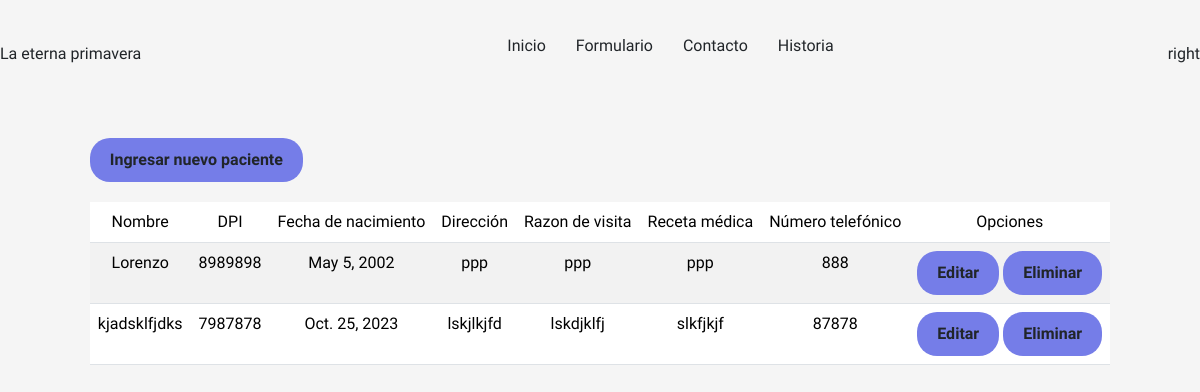
Page /paciente on the earlier database version.
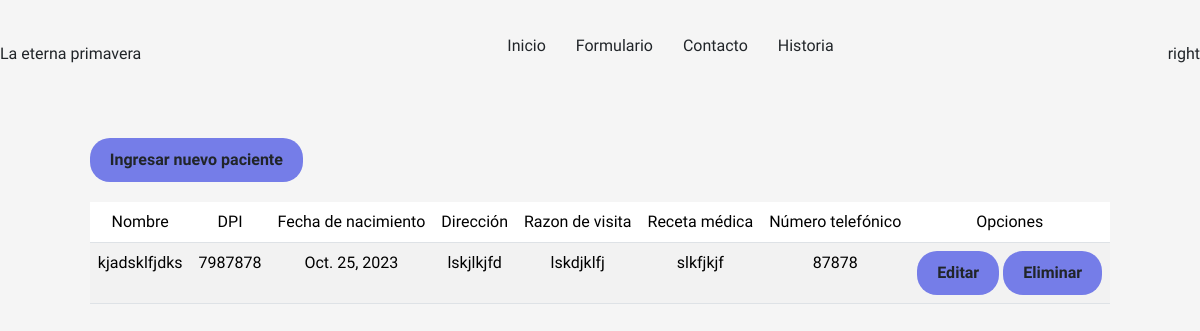
Same page on the later database version.
### clinica/models.py (models this page shows)
class Paciente(models.Model):
    nombre = models.CharField(max_length=128)
    dpi = models.IntegerField()
    fecha_de_nacimiento = models.DateField()
    direccion = models.CharField(max_length=128)
    razon_de_visita = models.CharField(max_length=128)
    receta_medica = models.CharField(max_length=128)
    numero_telefonico = models.IntegerField()

### clinica/views.py (the view)
# urls.py: path('paciente', views.PacienteListView.as_view(), name='paciente-list'),
class PacienteListView(ListView):
    model = Paciente
    template_name = 'clinica/paciente/paciente_list.html'

### templates/clinica/paciente/paciente_list.html (shortened to what this page needs)
{% extends 'base.html' %}
{% block content %}
<div class="tabla-registro">
    <div class="">
        <div class="">
            <a class="btn" href="{% url 'clinica:paciente-create' %}">Ingresar nuevo paciente</a>
        </div>
    </div>
    <div>
        <table class="table table-striped">
            <thead class="text-center">
                <tr>
                    <td>Nombre</td>
                    <td>DPI</td>
                    <td>Fecha de nacimiento</td>
                    <td>Dirección</td>
                    <td>Razon de visita</td>
                    <td>Receta médica</td>
                    <td>Número telefónico</td>
                    <td>Opciones</td>
                </tr>
            </thead>
            <tbody class="text-center">
                {% if object_list %}
                {% for paciente in object_list %}
                <tr>
                    <td>{{paciente.nombre}}</td>
                    <td>{{paciente.dpi}}</td>
                    <td>{{paciente.fecha_de_nacimiento}}</td>
                    <td>{{paciente.direccion}}</td>
                    <td>{{paciente.razon_de_visita}}</td>
                    <td>{{paciente.receta_medica}}</td>
                    <td>{{paciente.numero_telefonico}}</td>
                    <td>
                        <a class="btn" href="{% url 'clinica:paciente-update' paciente.id %}">Editar</a>
                        <a class="btn" href="{% url 'clinica:paciente-delete' paciente.id %}">Eliminar</a>
                    </td>
                </tr>
                {% endfor %}
                {% else %}
                <h1 class="text-center">No hay registros</h1>
                {% endif %}
            </tbody>
        </table>
    </div>
</div>
{% endblock content %}

### templates/base.html (shortened to what this page needs)
{% load static %}
<!DOCTYPE html>
<html lang="en">
<head>
    <link href="https://cdn.jsdelivr.net/npm/bootstrap@5.3.2/dist/css/bootstrap.min.css" rel="stylesheet">
    <link rel="stylesheet" href="{% static 'css/main.css' %}">
</head>
<body>
    <header>
        <nav class="navbar container">
            <div class="navbar-left">
                <div>
                    La eterna primavera
                </div>
            </div>
            <div class="navbar-mid">
                <div class="navbar-menu">
                    <ul class="navbar-items">
                        <li class="navbar-item">Inicio</li>
                        <li class="navbar-item">Formulario</li>
                        <li class="navbar-item">Contacto</li>
                        <li class="navbar-item">Historia</li>
                    </ul>
                </div>
            </div>
            <div class="navbar-right">
                right
            </div>
        </nav>
    </header>
    <main class="container">
        {% block content %}{% endblock content %}
    </main>
</body>
</html>

### staticfiles/css/main.css (style rules this page uses)
:root { --primary-100:#3F51B5; --primary-200:#757de8; --primary-300:#dedeff; --accent-100:#2196F3; --accent-200:#003f8f; --text-100:#333333; --text-200:#5c5c5c; --bg-100:#FFFFFF; --bg-200:#f5f5f5; --bg-300:#cccccc; }
* { margin: 0; padding: 0; box-sizing: border-box; }
body { font-family: 'Exo 2', sans-serif; font-size: 16px; background-color: var(--bg-200); }
.container { padding: 30px 0; max-width: 1200px; margin: 0 auto; }
.btn { padding: 10px 20px; background-color: var(--primary-200); border: none; border-radius: 20px; font-weight: 600; cursor: pointer; }
.navbar { display: flex; justify-content: space-between; align-items: center; }
.navbar-menu { display: flex; }
.navbar-items { display: flex; flex-direction: row; gap: 10px; }
.navbar-item { display: flex; cursor: pointer; padding: 4px 10px; }
.tabla-registro { display:grid; gap: 20px; justify-content: center; }

Differences in the rows shown:
removed Paciente: nombre "Lorenzo", dpi "8989898", fecha_de_nacimiento "May 5, 2002", direccion "ppp", razon_de_visita "ppp", receta_medica "ppp", numero_telefonico "888"
